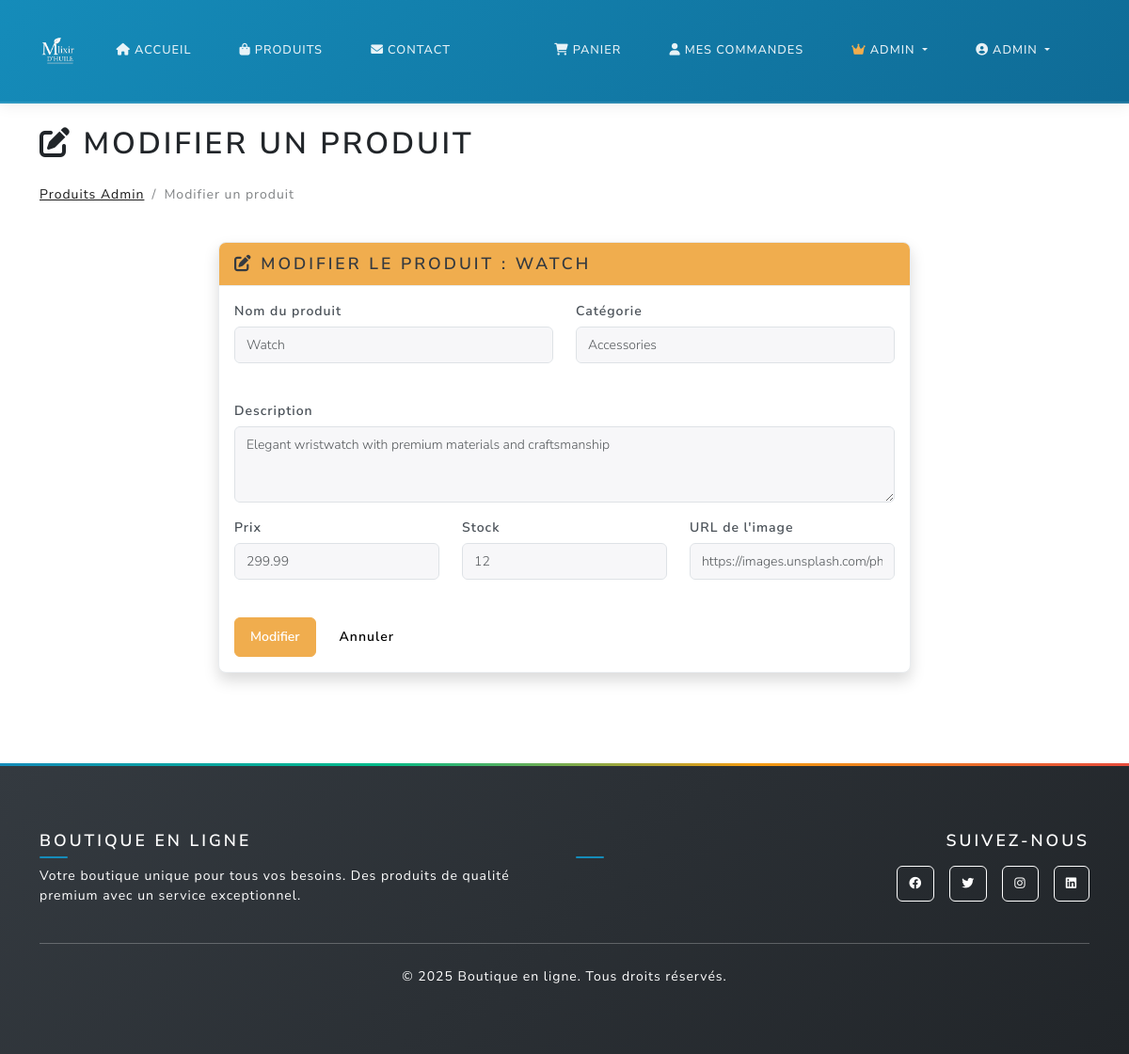
/admin/products/7/edit (signed in), run on an earlier commit of the app's database.
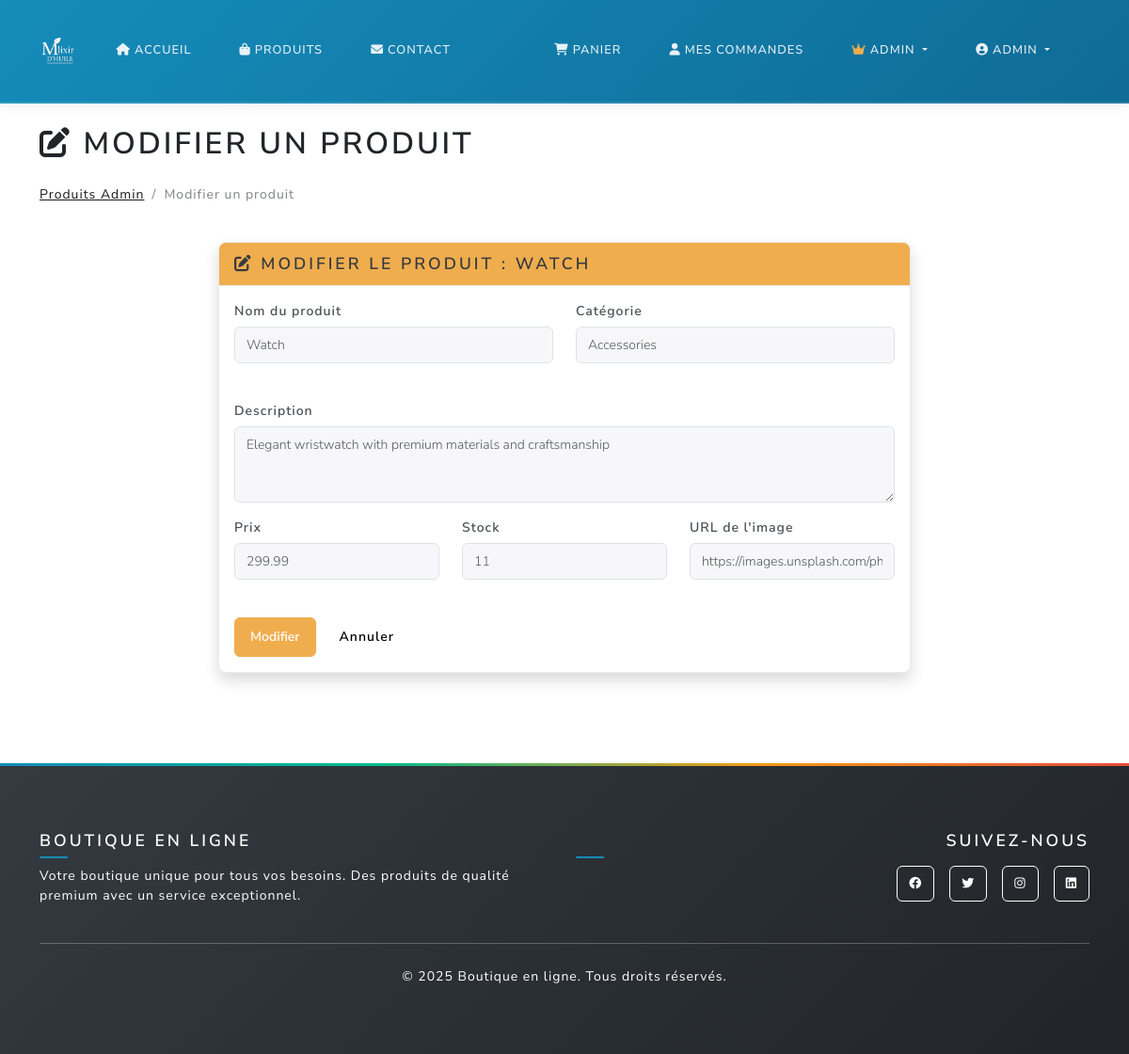
And on a later commit of the database.
### main.py (models this page shows)
class Product(db.Model):
    id = db.Column(db.Integer, primary_key=True)
    name = db.Column(db.String(100), nullable=False)
    description = db.Column(db.Text, nullable=False)
    price = db.Column(db.Float, nullable=False)
    image_url = db.Column(db.String(200), default='https://via.placeholder.com/300x200')
    stock = db.Column(db.Integer, default=0)
    category = db.Column(db.String(50), nullable=False)

### main.py (the view, shortened to what this page needs)
@app.route('/admin/products/<int:product_id>/edit', methods=['GET', 'POST'])
@login_required
def edit_product(product_id):
    if not current_user.is_admin:
        return redirect_with_toast('home', 'Accès refusé', 'error')
    product = Product.query.get_or_404(product_id)
    form = ProductForm(obj=product)
    return render_template('edit_product.html', form=form, product=product)

### main.py
class ProductForm(FlaskForm):
    name = StringField('Product Name', validators=[DataRequired()])
    description = TextAreaField('Description', validators=[DataRequired()])
    price = DecimalField('Price', validators=[DataRequired(), NumberRange(min=0)])
    stock = IntegerField('Stock', validators=[DataRequired(), NumberRange(min=0)])
    category = StringField('Category', validators=[DataRequired()])
    image_url = StringField('Image URL')
    submit = SubmitField('Add Product')

### main.py (called while the page is built, shortened)
@login_manager.user_loader
def load_user(user_id):
    return User.query.get(int(user_id))

def get_shipping_settings():
    settings = ShippingSettings.query.first()
    return settings

### templates/edit_product.html (shortened to what this page needs)
{% extends "base.html" %}
{% block content %}
<div class="container py-4">
  <div class="row">
    <div class="col-12">
      <h1 class="mb-4"><i class="fas fa-edit"></i> Modifier un produit</h1>
      <nav aria-label="breadcrumb">
        <ol class="breadcrumb">
          <li class="breadcrumb-item"><a href="{{ url_for('admin_products') }}">Produits Admin</a></li>
          <li class="breadcrumb-item active">Modifier un produit</li>
        </ol>
      </nav>
    </div>
  </div>
  <div class="row">
    <div class="col-md-8 mx-auto">
      <div class="card shadow">
        <div class="card-header bg-warning text-dark">
          <h5 class="mb-0"><i class="fas fa-edit"></i> Modifier le produit : {{ product.name }}</h5>
        </div>
        <div class="card-body">
          <form method="POST">
            <div class="row">
              <div class="col-md-6 mb-3">
                {{ form.name.label(class="form-label", text="Nom du produit") }}
                {{ form.name(class="form-control" + (" is-invalid" if form.name.errors else "")) }}
              </div>
              <div class="col-md-6 mb-3">
                {{ form.category.label(class="form-label", text="Catégorie") }}
                {{ form.category(class="form-control" + (" is-invalid" if form.category.errors else "")) }}
              </div>
            </div>
            <div class="mb-3">
              {{ form.description.label(class="form-label", text="Description") }}
              {{ form.description(class="form-control" + (" is-invalid" if form.description.errors else ""), rows="3") }}
            </div>
            <div class="row">
              <div class="col-md-4 mb-3">
                {{ form.price.label(class="form-label", text="Prix") }}
                {{ form.price(class="form-control" + (" is-invalid" if form.price.errors else "")) }}
              </div>
              <div class="col-md-4 mb-3">
                {{ form.stock.label(class="form-label", text="Stock") }}
                {{ form.stock(class="form-control" + (" is-invalid" if form.stock.errors else "")) }}
              </div>
              <div class="col-md-4 mb-3">
                {{ form.image_url.label(class="form-label", text="URL de l'image") }}
                {{ form.image_url(class="form-control" + (" is-invalid" if form.image_url.errors else "")) }}
              </div>
            </div>
            <div class="d-flex gap-2">
              {{ form.submit(class="btn btn-warning", value="Modifier") }}
              <a href="{{ url_for('admin_products') }}" class="btn btn-secondary">Annuler</a>
            </div>
          </form>
        </div>
      </div>
    </div>
  </div>
</div>
{% endblock %}

What changed in the data, as far as the page shows it:
changed Product "WATCH": stock "12" → "11"
